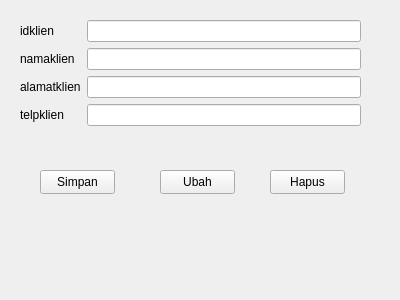
<?xml version="1.0" encoding="UTF-8"?>
<ui version="4.0">
 <class>Formklien</class>
 <widget class="QWidget" name="Formklien">
  <property name="geometry">
   <rect>
    <x>0</x>
    <y>0</y>
    <width>400</width>
    <height>300</height>
   </rect>
  </property>
  <property name="windowTitle">
   <string>Form</string>
  </property>
  <widget class="QPushButton" name="pushButton">
   <property name="geometry">
    <rect>
     <x>40</x>
     <y>170</y>
     <width>75</width>
     <height>24</height>
    </rect>
   </property>
   <property name="text">
    <string>Simpan</string>
   </property>
  </widget>
  <widget class="QPushButton" name="pushButton_2">
   <property name="geometry">
    <rect>
     <x>160</x>
     <y>170</y>
     <width>75</width>
     <height>24</height>
    </rect>
   </property>
   <property name="text">
    <string>Ubah</string>
   </property>
  </widget>
  <widget class="QPushButton" name="pushButton_3">
   <property name="geometry">
    <rect>
     <x>270</x>
     <y>170</y>
     <width>75</width>
     <height>24</height>
    </rect>
   </property>
   <property name="text">
    <string>Hapus</string>
   </property>
  </widget>
  <widget class="QWidget" name="formLayoutWidget">
   <property name="geometry">
    <rect>
     <x>20</x>
     <y>20</y>
     <width>341</width>
     <height>141</height>
    </rect>
   </property>
   <layout class="QFormLayout" name="formLayout">
    <item row="0" column="0">
     <widget class="QLabel" name="idklienLabel">
      <property name="text">
       <string>idklien</string>
      </property>
     </widget>
    </item>
    <item row="0" column="1">
     <widget class="QLineEdit" name="idklienLineEdit"/>
    </item>
    <item row="1" column="0">
     <widget class="QLabel" name="namaklienLabel">
      <property name="text">
       <string>namaklien</string>
      </property>
     </widget>
    </item>
    <item row="1" column="1">
     <widget class="QLineEdit" name="namaklienLineEdit"/>
    </item>
    <item row="2" column="0">
     <widget class="QLabel" name="alamatklienLabel">
      <property name="text">
       <string>alamatklien</string>
      </property>
     </widget>
    </item>
    <item row="2" column="1">
     <widget class="QLineEdit" name="alamatklienLineEdit"/>
    </item>
    <item row="3" column="0">
     <widget class="QLabel" name="telpklienLabel">
      <property name="text">
       <string>telpklien</string>
      </property>
     </widget>
    </item>
    <item row="3" column="1">
     <widget class="QLineEdit" name="telpklienLineEdit"/>
    </item>
   </layout>
  </widget>
 </widget>
 <resources/>
 <connections/>
</ui>
